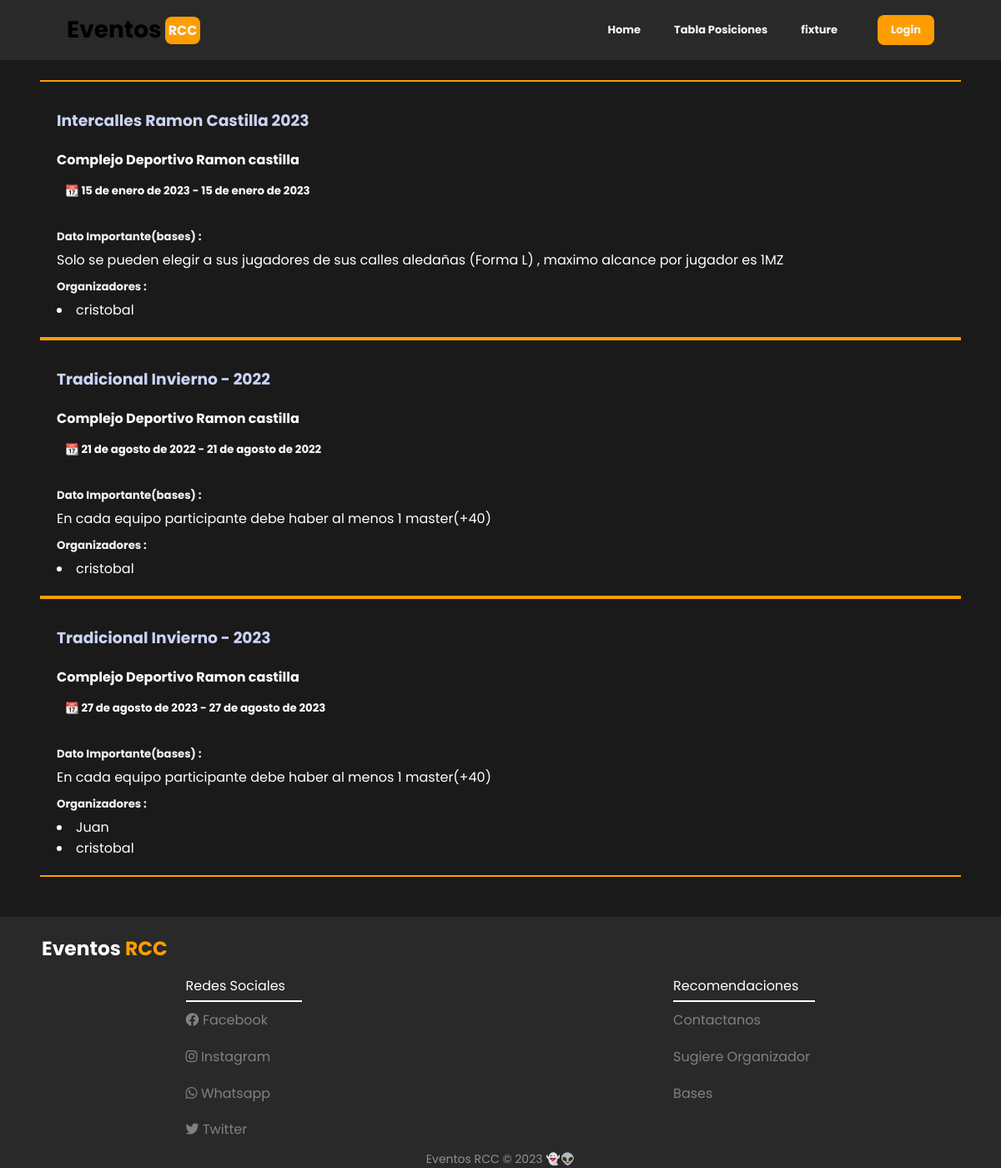
The page /campeonatos/ on the database its author committed.
### campeonato/models.py (models this page shows, shortened)
class Campeonato(Model):
    nombre=models.CharField(max_length=200)
    tipo=models.CharField(max_length=500)
    lugar=models.CharField(max_length=500 , default="")
    fecha_inicio=models.DateField(verbose_name="Inicio Campeonato" )
    fecha_fin=models.DateField(verbose_name="Fin Campeonato")
    restriccion=models.CharField(verbose_name="Principal Restriccion" , max_length=500)

class Dirigentes(Model):
    nombre=models.CharField(max_length=200 , unique=True)
    apellido=models.CharField(max_length=100)
    cargo=models.CharField(max_length=200)
    campeonato_asociado=models.ManyToManyField(Campeonato)

### campeonato/views.py (the view)
# urls.py: path('campeonatos/',all_campeonatos,name='campeonatos'),
def all_campeonatos(request):
    campeonatos=Campeonato.objects.all()
    dirigentes=Dirigentes.objects.all()
    return render(request,'campeonatos.html',{"campeonatos":campeonatos,"dirigentes":dirigentes})

### campeonato/templates/campeonatos.html (shortened to what this page needs)
<!DOCTYPE html>
<html>
{%extends "index.html"%}
{% load static %}
{%block head%}
    <link rel="stylesheet" type="text/css" href="{% static 'css/campeonatos.css' %}">
{%endblock%}
{%block header%}{%include "header.html" %}{%endblock%}
{%block content%}
<section>
    {%for campeonato in campeonatos %}
        <div class="cards-campeonato">
            <div class="title-card">
                <h3><a href="{%url 'campeonato-id' campeonato.id%}">{{campeonato.nombre}}</a></h3>
            </div>
            <div>
                <div class="li-card">
                    <h4> {{campeonato.lugar}}</h4>
                    <h5>📆 {{campeonato.fecha_inicio}} - {{campeonato.fecha_inicio}}</h5>
                </div>
                <div class="p-card">
                    <h5>Dato Importante(bases) :</h5>
                    <p>{{campeonato.restriccion}}</p>
                    <h5>Organizadores :</h5>
                    {% for dirigente in dirigentes%}
                        {% if campeonato in dirigente.campeonato_asociado.all%}
                            <li>{{dirigente.nombre}}</li>
                        {% endif %}
                    {% endfor %}
                </div>
            </div>
        </div>
    {%endfor%}
</section>
{%endblock%}
{%block footer%}
{%include "footer.html"%}
{%endblock%}

### static/css/campeonatos.css (style rules this page uses)
section { display: flex; justify-content: center; flex-direction: column; padding: 3rem; }
.cards-campeonato { border-bottom: 2px solid #ff9d00; border-top: 2px solid #ff9d00; padding: 2rem 2rem 20px 20px; }
.title-card { padding-bottom: 10px; }
.title-card a { text-decoration: none; color: #cbd3f6; }
.li-card h5 { padding: 5px 0px 10px 10px; }
.li-card h4 { padding: 10px 0px 10px 0px; }
.p-card { padding-top: 15px; }
.p-card h5 { padding: 10px 0px 5px 0px; color: #f2f4fa; }

### campeonato/templates/index.html (style rules this page uses)
* { margin: 0; padding: 0; box-sizing: border-box; font-family: 'Poppins',sans-serif; }
body { margin: 3rem 0 0 0; padding: 0; background-color: #1a1a1a; color: #fff; }

### rows shown on the page
Campeonato: nombre "Intercalles Ramon Castilla 2023", lugar "Complejo Deportivo Ramon castilla", fecha_inicio "15 de enero de 2023", restriccion "Solo se pueden elegir a sus jugadores de sus calles aledañas (Forma L) , maximo alcance por jugador es 1MZ"
Dirigentes: nombre "cristobal"
Campeonato: nombre "Tradicional Invierno - 2022", lugar "Complejo Deportivo Ramon castilla", fecha_inicio "21 de agosto de 2022", restriccion "En cada equipo participante debe haber al menos 1 master(+40)"
Campeonato: nombre "Tradicional Invierno - 2023", lugar "Complejo Deportivo Ramon castilla", fecha_inicio "27 de agosto de 2023", restriccion "En cada equipo participante debe haber al menos 1 master(+40)"
Dirigentes: nombre "Juan"
